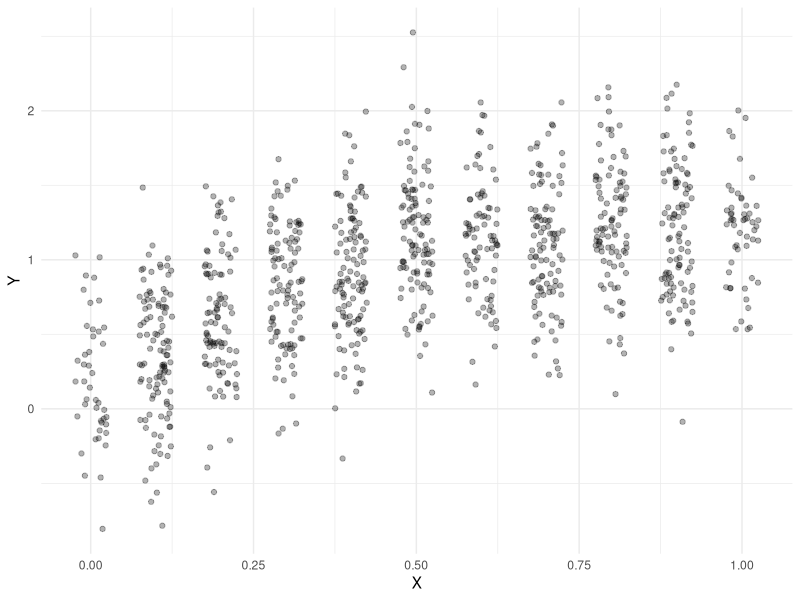
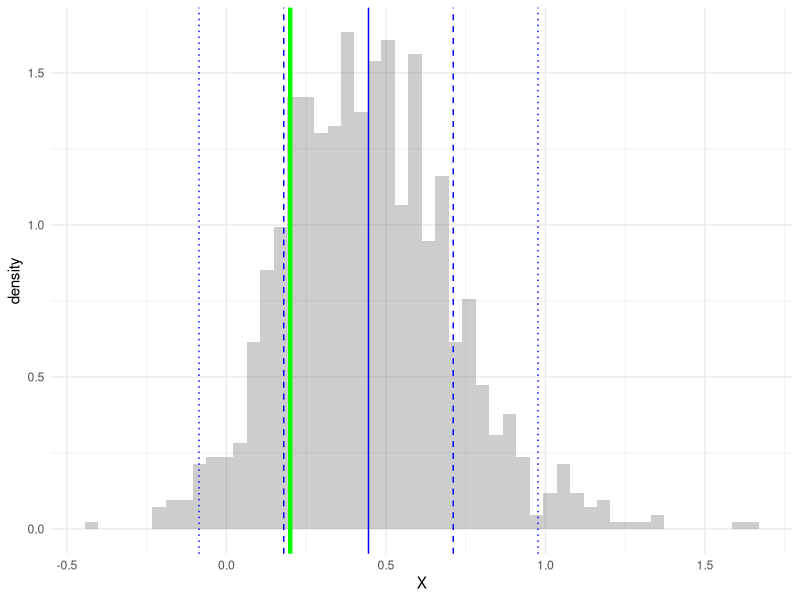
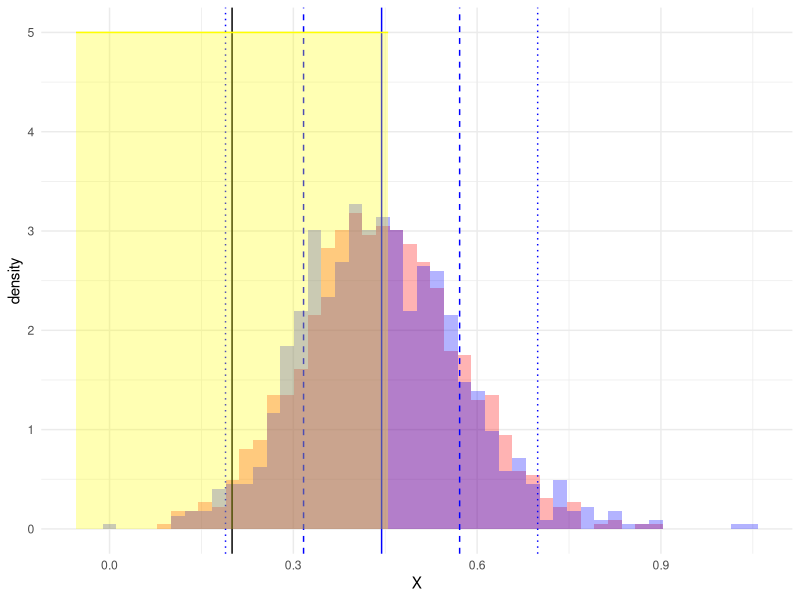

Reproduce these figures in R, in order. (Note: this script raises an error after producing the figures.)
## ---- chunk 1
library(tidyverse)
theme_set(theme_minimal())
options(scipen = 2, digits = 3)
## ---- chunk 2
#| fig-width: 10
set.seed(1)
mu = function(x){.2 + x + .37*sinpi(x)}
n = c(10, 20, 40, 1000)
X = round(runif(max(n)), 1)
Y = mu(X) + .4*rnorm(max(n))
data = data.frame(X=X, Y=Y)

ggplot(data) + geom_point(aes(x=X, y=Y), position=position_jitter(w=.025,h=0), alpha=.3)  
## ---- chunk 3
sampdist = replicate(1000, {
  samp = data[sample(1:nrow(data), 13, replace=TRUE), ]
  model = lm(Y~X, data=samp)
  c(coef(model)[1])
})
ggplot() + geom_histogram(aes(x=X, y=after_stat(density)), 
  data=data.frame(X=sampdist), bins=50, alpha=.3) +
  geom_vline(aes(xintercept=mu(0)), color='green', linewidth=1.5) +
  geom_vline(aes(xintercept=mean(sampdist)), color='blue') +
  geom_vline(aes(xintercept=mean(sampdist)+c(-1,1)*sd(sampdist)), color='blue', linetype='dashed') + 
  geom_vline(aes(xintercept=mean(sampdist)+c(-2,2)*sd(sampdist)), color='blue', linetype='dotted') 
## ---- chunk 4
sampdist.50 = replicate(1000, {
  samp = data[sample(1:nrow(data), 50, replace=TRUE), ]
  model = lm(Y~X, data=samp)
  c(coef(model)[1])
})
ggplot() + 
  geom_histogram(aes(x=X, y=after_stat(density)), 
    data=data.frame(X=sampdist.50), bins=50, alpha=.3, fill='red') +
  geom_histogram(aes(x=X, y=after_stat(density)), 
    data=data.frame(X=(1/2)*sampdist + (1/2)*mean(sampdist)), bins=50, alpha=.3, fill='blue') +
  geom_vline(aes(xintercept=mu(0)), color='black') +
  geom_vline(aes(xintercept=mean(sampdist.50)), color='blue') +
  geom_vline(aes(xintercept=mean(sampdist.50)+c(-1,1)*sd(sampdist.50)), color='blue', linetype='dashed') + 
  geom_vline(aes(xintercept=mean(sampdist.50)+c(-2,2)*sd(sampdist.50)), color='blue', linetype='dotted') +
  geom_area(aes(y=5, x=mu(0)+c(-2,2)*sd(sampdist.50)), fill='yellow', color='yellow', alpha=.3)
## ---- chunk 5
#| layout-nrow: 3
#| layout-ncol: 2
#| fig-width: 6
 
x = seq(-2,2,by=.001)
se = function(n,k){1/sqrt(n) * n/(n+k)}

color = function(k) { 
  if(k==0) pollb else if(k==10) pollc else polld 
}
plot.normals = function(mu, n, k) {
  plots = map(k, function(k) {
    the.se   = se(n,k)
    the.bias = -(mu*k/sqrt(n+k)) * the.se
    list(
      geom_area(aes(x=x, y=dnorm(x, mean=mu+the.bias, sd=the.se)), fill=color(k), color=color(k), alpha=.1), 
      geom_vline(aes(xintercept=mu+the.bias + c(-2,2)*the.se), color=color(k), linetype='dotted', alpha=.7),
      geom_vline(aes(xintercept=mu+the.bias + c(-1,1)*the.se),  color=color(k), linetype='dashed', alpha=.7),
      geom_vline(aes(xintercept=mu+the.bias), color=color(k), linetype='solid', alpha=.7)
    )
  }) |> list_c()
  ggplot() + plots + xlab('') + ylab('') + guides(fill='none', color='none')
}

mu = 0
scale.100 = scale_x_continuous(breaks=mu+seq(-.5, .5, by=1/10), limits=mu+c(-.5,.5)) 
scale.10000 = scale_x_continuous(breaks=mu+seq(-5/100, 5/100, by=1/100), limits=mu+c(-5/100,5/100)) 
plot.normals(mu,n=100,k=0)  + scale.100
plot.normals(mu,n=10000,k=0) + scale.10000
plot.normals(mu,n=100,k=10) + scale.100
plot.normals(mu,n=10000,k=10) + scale.10000
plot.normals(mu,n=100,k=100) + scale.100
plot.normals(mu,n=10000,k=100) + scale.10000
## ---- chunk 6
#| fig-width: 10
mu = function(w, x){1 + (8/3)*((1-2*w)*sinpi(x/8) + 2*w^2*(x/4)^2)}
pi = function(x){ 
  case_match(x, 
             0 ~ .2, 
             1 ~ .3,
             2 ~ .9,
             3 ~ .7,
             4 ~ .5)
}
  

trim = function(x,a,b) { pmin(pmax(x, a), b) }
set.seed(1)
m = 10000
x = sample(c(rep(seq(0,3),8),4),  m, replace=T)
w = rbinom(m, 1, pi(x)) 
y = (mu(w,x) + .5*rnorm(m)) |> trim(0,4)
pop = data.frame(x=x, w=w, y=y)

n = 1000
J = sample(1:m, n, replace=T)
sam = pop[J,]
X = sam$x
W = sam$w
Y = sam$y
summaries = sam |> group_by(w,x) |> summarize(mu=mean(y), n = n(), .groups='drop') |>
                     group_by(w) |> mutate(f=n/sum(n))
plotX = function(w,x, shift=.2){ x + shift*(2*w-1) }

plot.summaries =  list(
  scale_x_continuous(breaks=seq(0,4,by=1)),
  scale_y_continuous(breaks=seq(0,4,by=1), sec.axis=sec_axis(~./4)),
  geom_bar(aes(x=plotX(w,x), y=4*after_stat(prop), fill=factor(w)), 
      position='identity', width=.4, 
      alpha=.1, color='gray', linewidth=.05),
  comparison_styles, simplified.theme)
  
scatter = ggplot(sam) + 
  geom_point(aes(x=plotX(w,x), y=y, color=factor(w)), 
             position=position_jitter(w=.18,h=0, seed=0), alpha=.3, size=.5) + 
             plot.summaries
scatter 
## ---- chunk 7
f0 = summaries |> filter(w==0)
f0 = f0[order(f0$x),]
f1 = summaries |> filter(w==1)
f1 = f1[order(f1$x),]
options(digits=2)
## ---- chunk 8
#| echo: false
additive.predictor = lm(y~w+factor(x), data=sam) 
muhat.additive = function(w,x) { predict(additive.predictor, newdata=data.frame(w=w, x=x)) }
## ---- chunk 9
#| fig-width: 10
grid = expand.grid(x=unique(sam$x), w=0:1)
scatter + 
  geom_line(aes(x=x, y=muhat.additive(w,x), color=factor(w)), data=grid, linetype='dashed') +
  geom_point(aes(x=x, y=muhat.additive(w,x), fill=factor(w)), shape=filled$square, color='black', data=sam) + 
  guides(fill='none', shape='none', color='none')
## ---- chunk 10
#| echo: true 
additive.predictor = lm(y~w+factor(x), data=sam) 
additive.predictor    
## ---- chunk 11
#| echo: true
all.functions.predictor = lm(y~w*factor(x), data=sam) 
all.functions.predictor
## ---- chunk 12
#| fig-width: 10
muhat.all.functions = function(w,x) { predict(all.functions.predictor, newdata=data.frame(w=w, x=x)) }
scatter + 
  geom_line(aes(x=x, y=muhat.all.functions(w,x), color=factor(w)), data=grid, linetype='dashed') +
  geom_point(aes(x=X, y=muhat.all.functions(w,x), fill=factor(W)), shape=filled$square, color='black', data=sam) + 
  guides(fill='none', shape='none', color='none')
## ---- chunk 13
#| echo: true
grid = expand.grid(w=0:1, x=unique(sam$x))
grid$muhat = predict(all.functions.predictor, newdata=grid)
grid |> gt()
## ---- chunk 14
#| echo: true
another.all.functions.predictor = lm(y~w*x, data=sam |> mutate(x=factor(x)))
another.all.functions.predictor
## ---- chunk 15
#| echo: true
predict(all.functions.predictor, data.frame(w=1, x=1:4))
## ---- chunk 16
#| echo: true
predict(another.all.functions.predictor, data.frame(w=1, x=factor(1:4)))
## ---- chunk 17
#| error: true
predict(another.all.functions.predictor, data.frame(w=1, x=1:4))
## ---- chunk 18
estimate.Delta.1 = function(sam, formula=y~w*factor(x)) {
  if(!('weights' %in% colnames(sam))) { 
    sam$weights = rep(1, nrow(sam)) 
  }
  predictor = lm(formula, data=sam, weights=weights)
  muhat = function(w,x) { predict(predictor, newdata=data.frame(w=w, x=x)) }
  mean(muhat(1,sam$x[sam$w==1]) - muhat(0, sam$x[sam$w==1]))
}
## ---- chunk 19
#| echo: true
Delta1.hat = estimate.Delta.1(sam)
## ---- chunk 20
#| echo: true
sampling.distribution = function(pop, estimator, draws=1000) { 
  map_vec(1:draws, function(b) {
    J = sample(1:nrow(pop), nrow(pop), replace=TRUE)
    sam = pop[J,]
    estimator(sam)
  }) 
}
## ---- chunk 21
set.seed(1)
## ---- chunk 22
#| echo: true
Delta1.hat.star = sampling.distribution(sam, estimate.Delta.1) 
## ---- chunk 23
#| echo: true
se = sd(Delta1.hat.star)
interval = c(Delta1.hat - 1.96*se, Delta1.hat + 1.96*se)
## ---- chunk 24
#| layout-nrow: 2 
#| layout-ncol: 2
#| fig-cap: 
#|  - "" 
#|  - "The bootstrap sampling distribution of $\Delta_1$."
#|  - "The distribution of $Y$ in the sample." 
#|  - "The bootstrap sampling distribution of $\bar{Y}$." 
ggplot()
ggplot() + 
  geom_histogram(aes(x=Delta1.hat.star, y=after_stat(density)), alpha=.3, fill='red', bins=50) + 
  with_annotations(Delta1.hat.star, highlight.dots=0)   

ggplot() + 
  geom_histogram(aes(x=y, y=after_stat(density)), alpha=.3, fill='red', bins=50, data=sam) + 
  with_annotations(sam$y, highlight.dots=0)

meanY.star = sampling.distribution(sam, function(sam) mean(sam$y)) 
ggplot() + 
  geom_histogram(aes(x=meanY.star, y=after_stat(density)), alpha=.3, fill='red', bins=50) + 
  with_annotations(meanY.star, highlight.dots=0)
## ---- chunk 25
#| cache: true 
B=4000

difmeans.estimator = function(sam) { 
  mean(sam$y[sam$w==1]) - mean(sam$y[sam$w==0]) 
}
difmeans = difmeans.estimator(sam)
bootstrap.difmeans = sampling.distribution(sam, difmeans.estimator)
se.difmeans = sd(bootstrap.difmeans)
## ---- chunk 26
pi = function(x){  
  case_match(x, 
             0 ~ .5, 
             1 ~ .5,
             2 ~ .5,
             3 ~ .5,
             4 ~ .5)
}
  
trim = function(x,a,b) { pmin(pmax(x, a), b) }
set.seed(1)
m = 10000
pop = expand.grid(w=c(0,1), x=rep(seq(0,4), m/10)) |>
  mutate(y=(mu(w,x) + .5*rnorm(m)) |> trim(0,4))

scatter = ggplot(pop) + 
  geom_point(aes(x=plotX(w,x), y=y, color=factor(w)), 
             position=position_jitter(w=.18,h=0, seed=0), alpha=.15, size=.1) + 
             plot.summaries

scatter 
## ---- chunk 27
#| cache: true
mu.model = lm(y~w*factor(x), data=pop)
mu = function(w,x) { predict(mu.model, newdata=data.frame(w=w, x=x)) }
att = mean(mu(1,pop$x[pop$w==1]) - mu(0,pop$x[pop$w==1]))

with.weights = function(sam) sam |> mutate(weights=ifelse(w==1, 1, pi(sam$x)/(1-pi(sam$x))))
estimators = list(
  additive = function(sam) { sam |> estimate.Delta.1(formula=y~w+factor(x)) },
  all.functions = function(sam) { sam |> estimate.Delta.1(formula=y~w*factor(x)) },
  ipw.additive = function(sam) { sam |> with.weights() |> estimate.Delta.1(formula=y~w+factor(x)) },
  raw = function(sam) { difmeans.estimator(sam) })

estimates = estimators |> map(\(estimator) data.frame(estimate=pop |> 
                  sampling.distribution(estimator, draws=1000))) |>
  list_rbind(names_to='estimator')
## ---- chunk 28
ggplot(estimates) + 
  geom_vline(xintercept=att, linewidth=2, color='green', alpha=.5) +
  stat_summary(aes(x=0, y=estimate), geom='vline',
    fun.data=\(x) data.frame(xintercept=mean(x)), alpha=.5) +
  geom_histogram(aes(x=estimate, y=after_stat(density), fill=estimator), alpha=.3, bins=50) + 
  facet_wrap(~estimator, nrow=2)  + simplified.theme + guides(fill='none') 
## ---- chunk 29

## ---- chunk 30
#| cache: true 
set.seed(1)
B=4000
ATT.star.all = rep(NA,B)
for( b in 1:B ){
  J.star = sample(1:nrow(data),size=nrow(data),replace=TRUE)
  data.star = data[J.star,]
  muhat.star = fit.all.functions.model(data.star) 
  ATT.star.all[b] = estimate.ATT(muhat.star, data.star)
}
## ---- chunk 31
ggplot() + geom_histogram(aes(x=ATT.star, y=after_stat(density)), alpha=.3, fill='red', bins=50) +
           geom_histogram(aes(x=ATT.star.all, y=after_stat(density)), alpha=.3, fill='blue', bins=50) +
            xlab('') + ylab('')
## ---- chunk 32
coverage = function(bias.over.se){ pnorm(1.96+bias.over.se + 1.96) - pnorm(bias.over.se - 1.96) }
x=seq(-3,3,by=.01)
ggplot() + geom_line(aes(x=x, y=coverage(x)), color='blue') + xlab('bias/sd') + ylab('coverage')
## ---- chunk 33
x=seq(0,1,by=.01)
ggplot() + 
  geom_line(aes(x=x, y=x/sqrt(x * (1-x)))) + scale_y_continuous(limits=c(0,10), breaks=seq(0,10,by=1)) + labs(x='', y='') 
